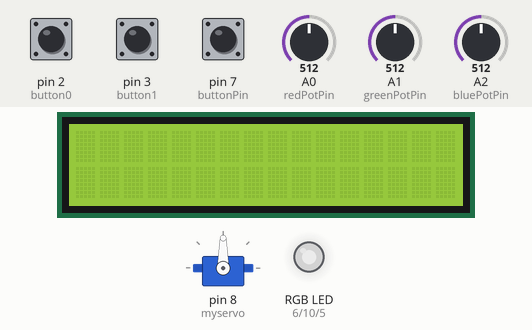
Recording of a sketch running on a simulated Arduino Uno, built with avr-gcc and run on an emulated ATmega328P. Parts: 16×2 character LCD, servo, an RGB LED mixed from three pins (HIGH = lit). The inputs (shaded band) are chosen by the test bench; at power-on: pin 2 (button0) LOW, pin 7 (buttonPin) HIGH, A0 (redPotPin) = 512, A1 (greenPotPin) = 512, A2 (bluePotPin) = 512, pin 3 (button1) LOW. Dim RGB values are drawn brighter than linear; random numbers use the default seed unless the sketch sets one; what the sketch prints to the serial monitor is not drawn.

Above: at 6.2 s.
6.3 s: pin 2 (button0) pulled HIGH for 1 s
At 6.45 s:
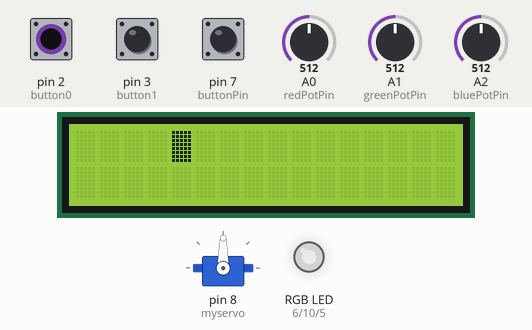
8.8 s: pin 7 (buttonPin) pulled LOW for 0.15 s
At 10.8 s:
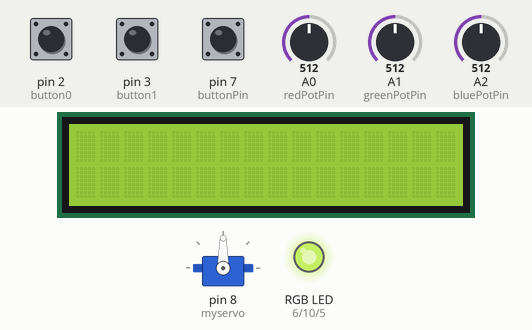
11.1 s: A0 (redPotPin) set to 716
14.1 s: A1 (greenPotPin) set to 716
16.6 s: A2 (bluePotPin) set to 716
At 16.9 s:
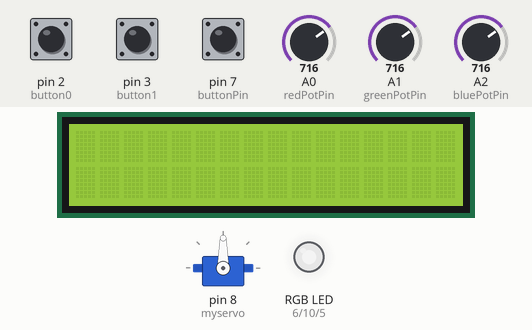
18.1 s: pin 7 (buttonPin) pulled LOW for 1 s
At 20.3 s:
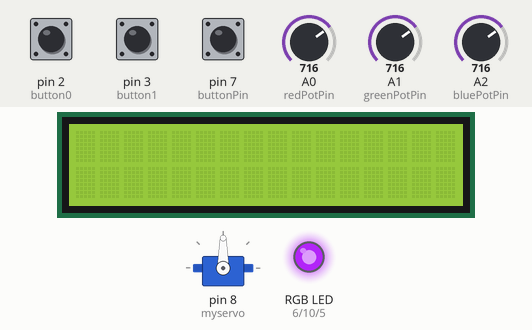
Timing chart, 0 to 25.8 s (numbered marks = the images above; inputs shaded):
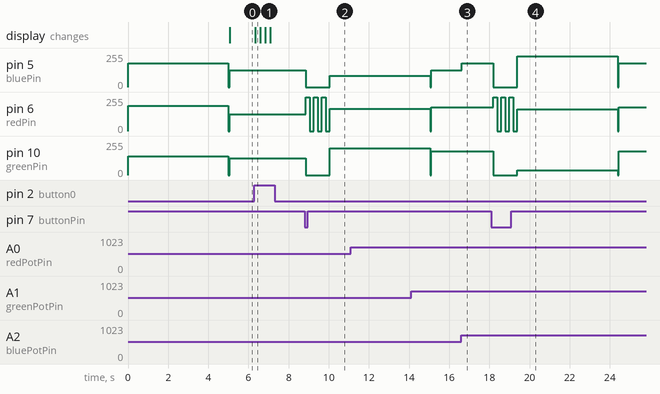

Measured:
- after the input at 6.3 s, the display: changes at once (image 1)
- after the input at 8.8 s, pin 5 (bluePin): 127/255 → 0/255 after 0.06 s, → 83/255 1.2 s later; pin 6 (redPin): 127/255 → 255/255 after 0.06 s, then repeats every 0.40 s: 0/255 0.20 s, 255/255 0.20 s, until it stays 167/255 from 10.1 s; pin 10 (greenPin): 127/255 → 0/255 after 0.06 s, → 202/255 1.2 s later
- after the input at 11.1 s, every drawn part: stays the same
- after the input at 16.6 s, pin 5 (bluePin): 127/255 → 178/255 at once
- after the input at 18.1 s, pin 5 (bluePin): 178/255 → 0/255 after 0.09 s, → 230/255 1.2 s later, → 178/255 5.0 s later; pin 6 (redPin): 178/255 → 255/255 after 0.09 s, → 0/255 0.20 s later, → 255/255 0.20 s later, → 0/255 0.20 s later, … (9 changes in this stretch)

The sketch:

CASSAFORTINATOR_.ino
```cpp
#include <Wire.h>
#include <LiquidCrystal_I2C.h>
#include <Servo.h>


#define redPin 6
#define greenPin 10
#define bluePin 5
#define redPotPin A0
#define greenPotPin A1
#define bluePotPin A2
#define buttonPin 7

#define button0 2
#define button1 3

int code[8];            // Array to hold the 5-digit code
int currentStep = 0;
LiquidCrystal_I2C lcd(0x27, 16, 2);  // Initialize the LCD display

int targetRed = 0;
int targetGreen = 0;
int targetBlue = 0;

Servo myservo;   // create servo object to control a servo
int val;

int GameOver = 0;
bool colorReached = false;


void setup() {
  pinMode(redPin, OUTPUT);
  pinMode(greenPin, OUTPUT);
  pinMode(bluePin, OUTPUT);
  pinMode(buttonPin, INPUT);

  // Generate a random target color
  randomSeed(A0);
  targetRed = random(0, 255);
  targetGreen = random(0, 255);
  targetBlue = random(0, 255);
  Serial.println(targetRed);
  Serial.println(targetBlue);
  Serial.println(targetGreen);

  // Show the target color for 5 seconds
  analogWrite(redPin, targetRed);
  analogWrite(greenPin, targetGreen);
  analogWrite(bluePin, targetBlue);
  delay(5000);

  // Turn off the LED
  analogWrite(redPin, 0);
  analogWrite(greenPin, 0);
  analogWrite(bluePin, 0);
  pinMode(button0, INPUT);    // duh
  pinMode(button1, INPUT);    // duh
  randomSeed(analogRead(0));  // Seed the random number generator
  generateCode();             // Generate a random 5-digit code
  lcd.init();
  lcd.backlight();            // Turn on the LCD backlight
  Serial.begin(9600);         // Start serial communication for debugging

  myservo.attach(8);
}

void loop() {

  //LED
  int redValue = analogRead(redPotPin);
  int greenValue = analogRead(greenPotPin);
  int blueValue = analogRead(bluePotPin);

  int redBrightness = map(redValue, 4, 1023, 0, 255);
  int greenBrightness = map(greenValue, 4, 1023, 0, 255);
  int blueBrightness = map(blueValue, 4, 1023, 0, 255);

  analogWrite(redPin, redBrightness);
  analogWrite(greenPin, greenBrightness);
  analogWrite(bluePin, blueBrightness);

  // WHen button is pressed:
  if (digitalRead(buttonPin) == LOW) {
    delay(50); // Debounce

    // Check if the color is close enough to the target color
    if (abs(redBrightness - targetRed) < 50 && abs(greenBrightness - targetGreen) < 50 && abs(blueBrightness - targetBlue) < 50 && !colorReached) {
      GameOver = GameOver + 1;
      Serial.println(GameOver);
      colorReached = true;
    }
    if (colorReached) {
  	analogWrite(redPin, 0);
  	analogWrite(greenPin, 255);
  	analogWrite(bluePin, 0);
    }
    else {
      // Color is not close enough, blink red
      for (int i = 0; i < 3; i++) {
        analogWrite(redPin, 255);
        analogWrite(greenPin, 0);
        analogWrite(bluePin, 0);
        delay(200);
        analogWrite(redPin, 0);
        analogWrite(greenPin, 0);
        analogWrite(bluePin, 0);
        delay(200);
      }
            // Color is not close enough, show a new target color
      targetRed = random(0, 255);
      targetGreen = random(0, 255);
      targetBlue = random(0, 255);
        Serial.println(targetRed);
        Serial.println(targetBlue);
        Serial.println(targetGreen);

      // Show the new target color for 5 seconds
      analogWrite(redPin, targetRed);
      analogWrite(greenPin, targetGreen);
      analogWrite(bluePin, targetBlue);
      delay(5000);

      // Turn off the LED
      analogWrite(redPin, 0);
      analogWrite(greenPin, 0);
      analogWrite(bluePin, 0);
    }

    // Wait for the button to be released
    //while (digitalRead(buttonPin) == LOW) {
      //delay(50);
    //}
  }

  delay(50);

  //PIN
  if (digitalRead(button0) == 1) {
    checkGuess(0);  // Check if guess (0) is correct
    delay(200);  // Debounce delay
  }
  if (digitalRead(button1) == 1) {
    checkGuess(1);  // Check if guess (1) is correct
    delay(200);  // Debounce delay
  }

  if (GameOver == 2) {
     myservo.write(180);
  }
}

// FUNCTIONS:

void generateCode() {  // Function to generate the 5 digit code
  for (int i = 0; i < 8; i++) {
    code[i] = random(2);  // Generate a random 0 or 1 for each position of the array
  }
}

void checkGuess(int guess) {  // Function to check guess
  if (guess == code[currentStep]) {
    drawSquare(currentStep);
    currentStep++; // Go to next step
    Serial.print("Step ");
    Serial.println(currentStep);
    if (currentStep == 8) { // Stop when the puzzle is solved
      Serial.println("Ok game ends");
      delay(1000);
      lcd.clear();
      lcd.print("Sequence ");
      lcd.setCursor(0, 1);
      lcd.print("Guessed! :D");
      GameOver = GameOver + 1;
      Serial.println(GameOver);
    }
  } else {
    Serial.println("Wrong");
    lcd.clear();
    currentStep = 0;  // Reset the step counter
  }
}


void drawSquare(int step) {
  lcd.setCursor(step + 4, 0);  // Column of step, first row
  lcd.write(0xff);             // Draw a square
}
```
